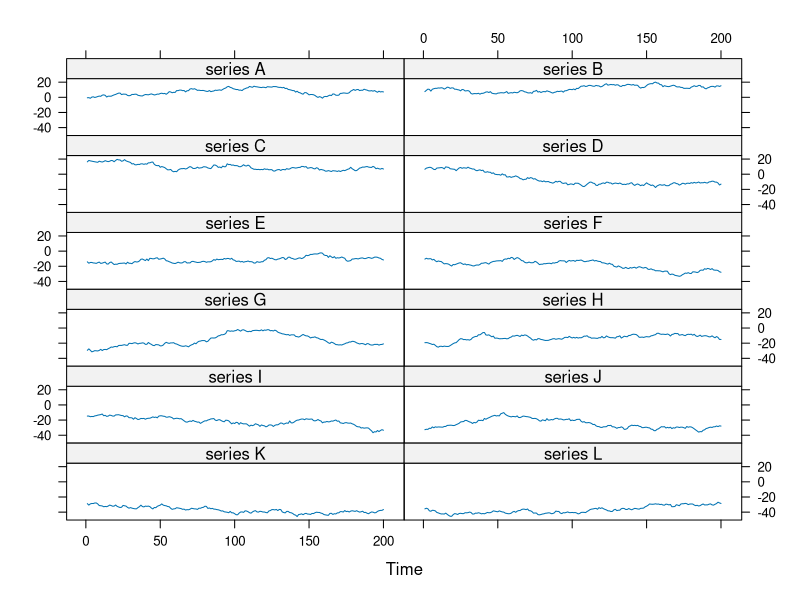
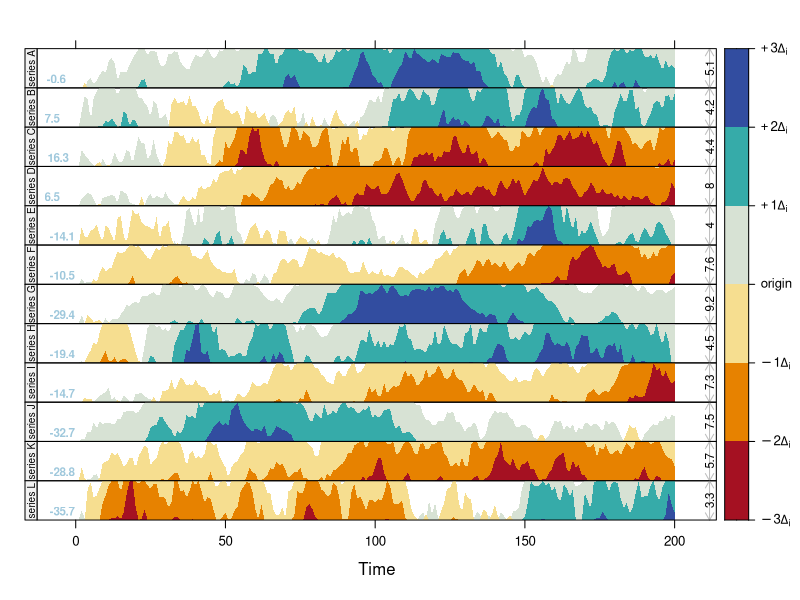
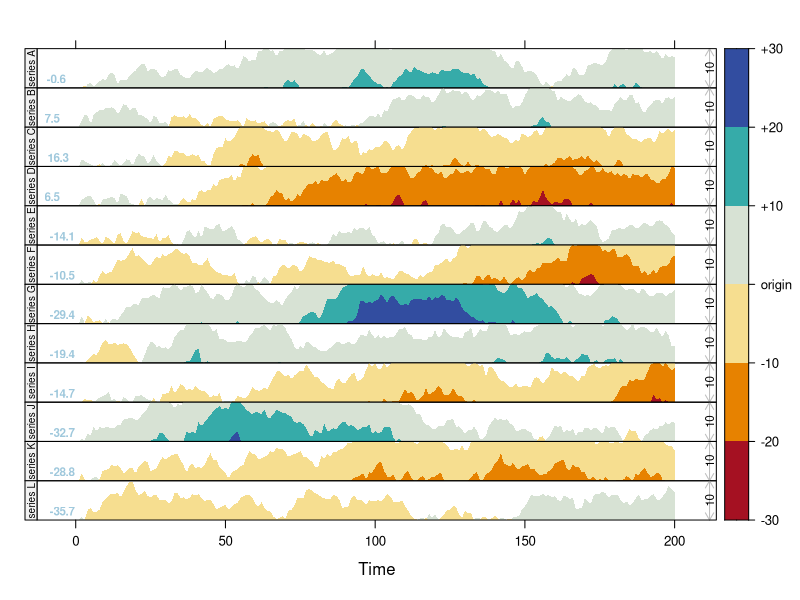
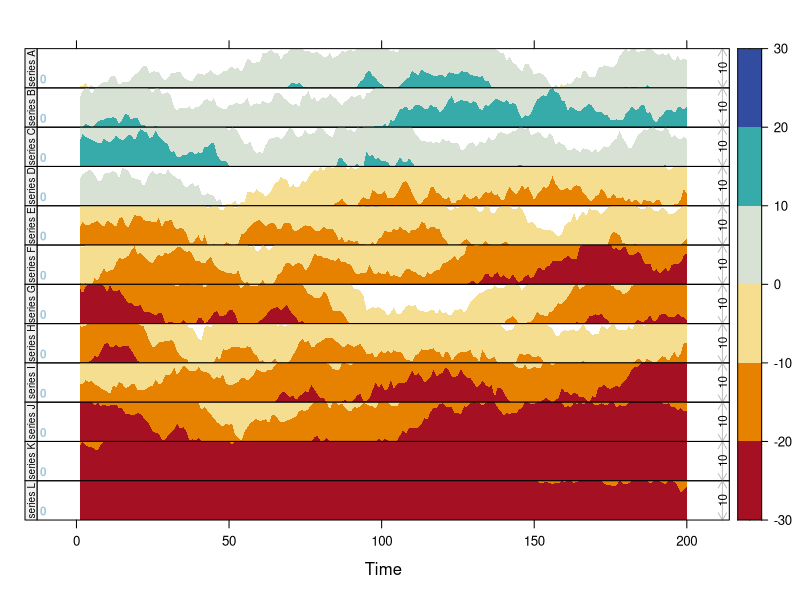
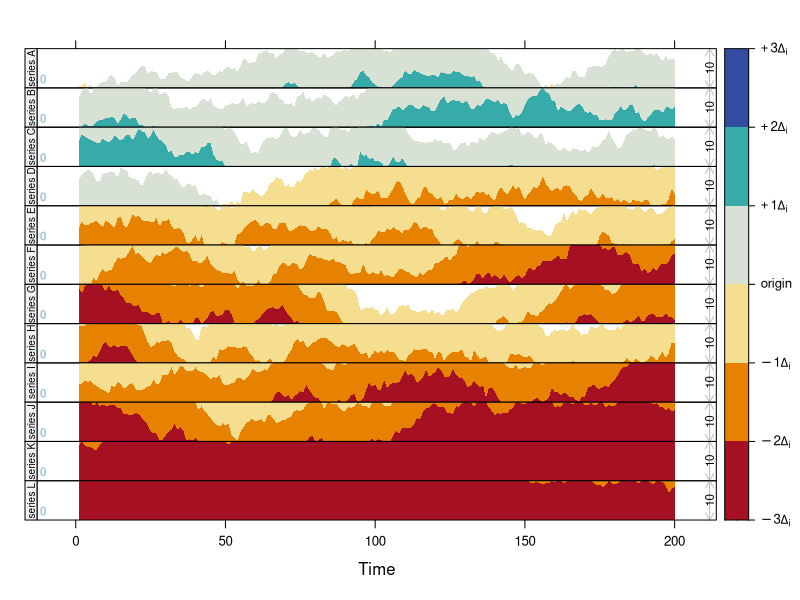
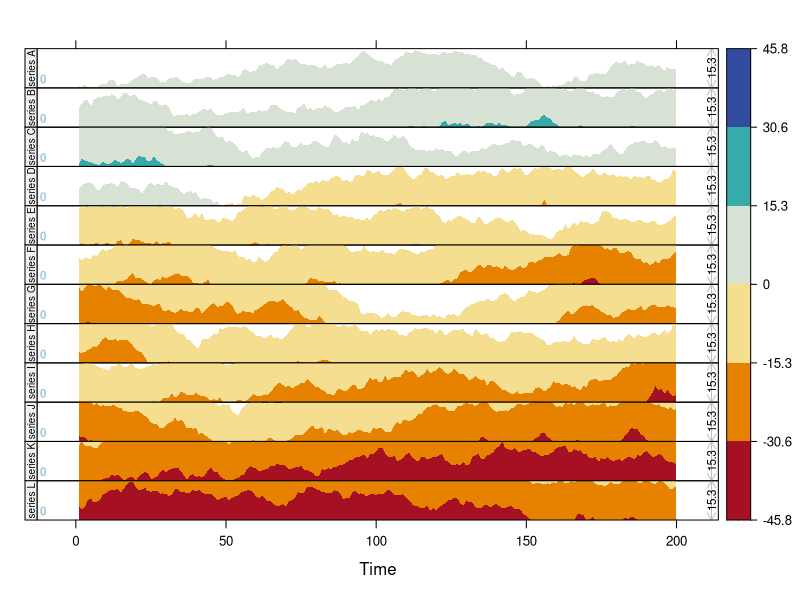
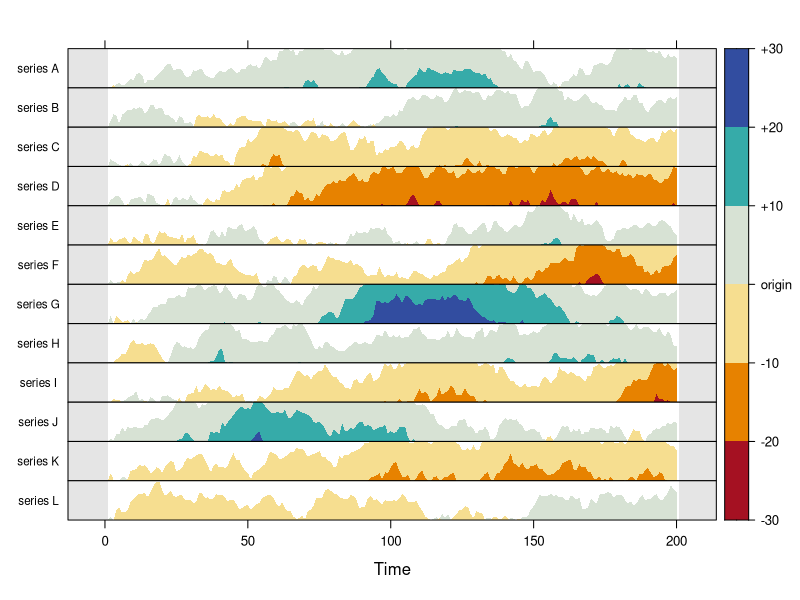
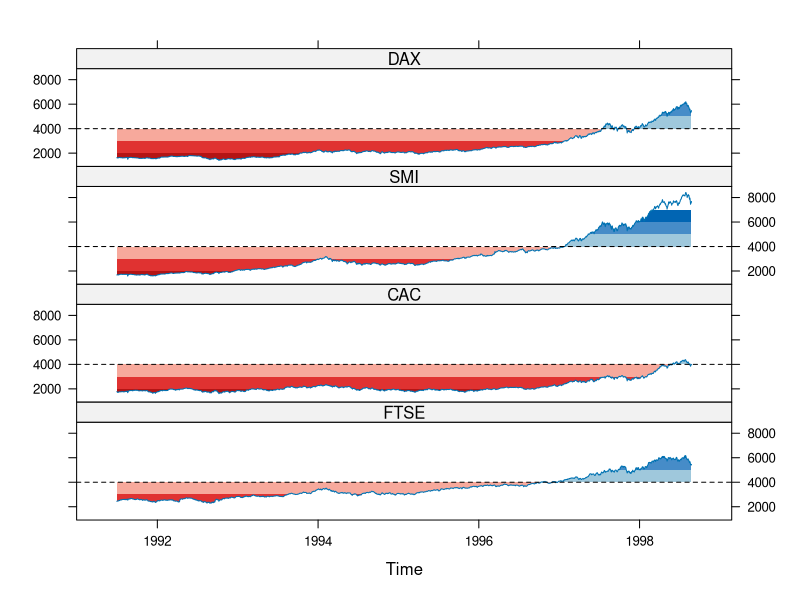

These charts were generated, in order, by the following R code:
#TS - parallel Lines
library(latticeExtra)
## generate a random time series object with 12 columns
set.seed(1)
dat <- ts(matrix(cumsum(rnorm(200 * 12)), ncol = 12))
colnames(dat) <- paste("series", LETTERS[1:12])
dat

## show simple line plot first, for reference.
xyplot(dat, scales = list(y = "same"))

## these layers show scale and origin in each panel...
infolayers <-  layer(panel.scaleArrow(x = 0.99, digits = 1, col = "grey", srt = 90, cex = 0.7)) +  layer(lim <- current.panel.limits(), panel.text(lim$x[1], lim$y[1], round(lim$y[1],1), font = 2,   cex = 0.7, adj = c(-0.5,-0.5), col = "#9FC8DC"))

## Case 1: each panel has a different origin and scale:
## ('origin' default is the first data value in each series).
horizonplot(dat, layout = c(1,12), colorkey = TRUE) +
  infolayers

## Case 2: fixed scale but different origin (baseline):
## (similar in concept to scales = "sliced")
horizonplot(dat, layout = c(1,12), horizonscale = 10, colorkey = TRUE) +
  infolayers

## Case 3: fixed scale and constant origin (all same scales):
horizonplot(dat, layout = c(1,12), origin = 0, horizonscale = 10, colorkey = TRUE) +
  infolayers

## same effect using ylim (but colorkey does not know limits):
horizonplot(dat, layout = c(1,12), ylim = c(0, 10), colorkey = TRUE) +
  infolayers

## same scales with full coverage of color scale:
horizonplot(dat, layout = c(1,12), origin = 0,scales = list(y = list(relation = "same")),  colorkey = TRUE, colorkey.digits = 1) +infolayers


## use ylab rather than strip.left, for readability.
## also shade any times with missing data values.
horizonplot(dat, horizonscale = 10, colorkey = TRUE, layout = c(1,12), strip.left = FALSE,ylab = list(rev(colnames(dat)), rot = 0, cex = 0.7)) + layer_(panel.fill(col = "gray90"), panel.xblocks(..., col = "white"))


## illustration of the cut points used in the following plot
xyplot(EuStockMarkets, scales = list(y = "same"), panel = function(x, y, ...) {  col <-
           c("#B41414","#E03231","#F7A99C","#9FC8DC","#468CC8","#0165B3")
         for (i in c(-3:-1, 2:0)) {
           if (i >= 0)
             yi <- pmax(4000, pmin(y, 4000 + 1000 * (i+1)))
           if (i < 0)
             yi <- pmin(4000, pmax(y, 4000 + 1000 * i))
           panel.xyarea(x, yi, origin = 4000,
                        col = col[i+4], border = NA)
         }
         panel.lines(x, y)
         panel.abline(h = 4000, lty = 2)
       })

## compare with previous plot
horizonplot(EuStockMarkets, colorkey = TRUE,origin = 4000, horizonscale = 1000) +  infolayers

## a cut-and-stack plot; use constant y scales!
horizonplot(sunspots, cut = list(n = 23, overlap = 0),
            scales = list(draw = FALSE, y = list(relation = "same")),
            origin = 100, colorkey = TRUE,
            strip.left = FALSE, layout = c(1,23)) +
  layer(grid::grid.text(round(x[1]), x = 0, just = "left"))
